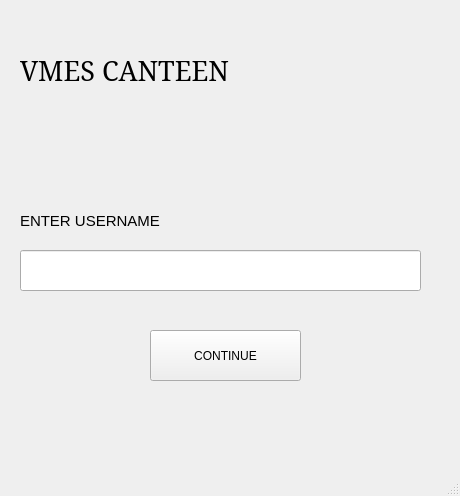
<?xml version="1.0" encoding="UTF-8"?>
<ui version="4.0">
 <class>MainWindow</class>
 <widget class="QMainWindow" name="MainWindow">
  <property name="geometry">
   <rect>
    <x>0</x>
    <y>0</y>
    <width>460</width>
    <height>496</height>
   </rect>
  </property>
  <property name="windowTitle">
   <string>MainWindow</string>
  </property>
  <widget class="QWidget" name="centralwidget">
   <widget class="QLabel" name="label">
    <property name="geometry">
     <rect>
      <x>20</x>
      <y>40</y>
      <width>321</width>
      <height>61</height>
     </rect>
    </property>
    <property name="font">
     <font>
      <family>Constantia</family>
      <pointsize>20</pointsize>
     </font>
    </property>
    <property name="text">
     <string>VMES CANTEEN</string>
    </property>
   </widget>
   <widget class="QLabel" name="label_2">
    <property name="geometry">
     <rect>
      <x>20</x>
      <y>190</y>
      <width>161</width>
      <height>61</height>
     </rect>
    </property>
    <property name="font">
     <font>
      <pointsize>11</pointsize>
     </font>
    </property>
    <property name="text">
     <string>ENTER USERNAME</string>
    </property>
   </widget>
   <widget class="QLineEdit" name="blank_usr">
    <property name="geometry">
     <rect>
      <x>20</x>
      <y>250</y>
      <width>401</width>
      <height>41</height>
     </rect>
    </property>
    <property name="font">
     <font>
      <pointsize>10</pointsize>
     </font>
    </property>
   </widget>
   <widget class="QPushButton" name="btn1">
    <property name="geometry">
     <rect>
      <x>150</x>
      <y>330</y>
      <width>151</width>
      <height>51</height>
     </rect>
    </property>
    <property name="text">
     <string>CONTINUE</string>
    </property>
   </widget>
  </widget>
  <widget class="QMenuBar" name="menubar">
   <property name="geometry">
    <rect>
     <x>0</x>
     <y>0</y>
     <width>460</width>
     <height>26</height>
    </rect>
   </property>
  </widget>
  <widget class="QStatusBar" name="statusbar"/>
 </widget>
 <resources/>
 <connections/>
</ui>
